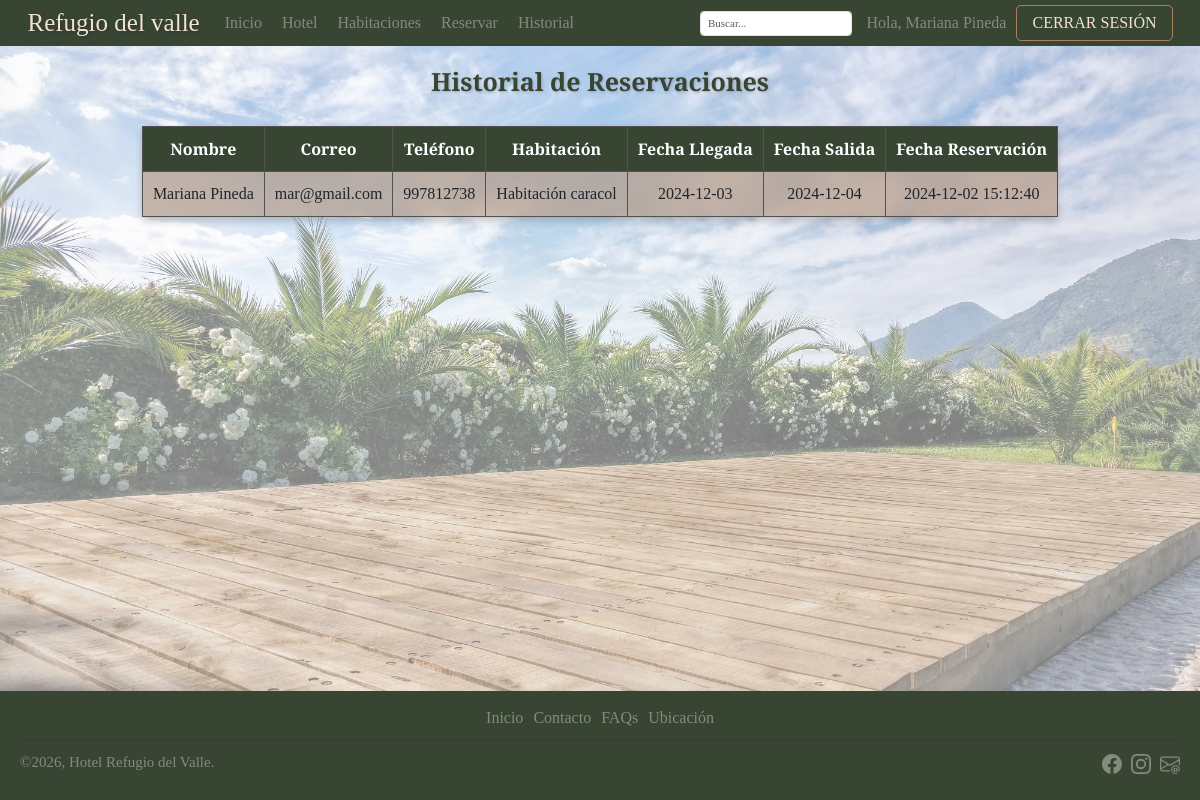
Page /historial_reservaciones.php (signed in) on the committed database.
### tables this page shows
CREATE TABLE `reservaciones` (
  `id` int(11) NOT NULL,
  `habitacion_id` int(11) NOT NULL,
  `nombre` varchar(255) NOT NULL,
  `email` varchar(255) NOT NULL,
  `telefono` varchar(20) DEFAULT NULL,
  `fecha_llegada` date NOT NULL,
  `fecha_salida` date NOT NULL,
  `fecha_reservacion` datetime NOT NULL DEFAULT current_timestamp()
);

CREATE TABLE `habitaciones` (
  `id` int(11) NOT NULL,
  `titulo` varchar(255) NOT NULL,
  `precio` decimal(10,2) NOT NULL,
  `imagen` varchar(255) NOT NULL,
  `descripcion` text NOT NULL,
  `fecha_creacion` timestamp NOT NULL DEFAULT current_timestamp(),
  `categoria` enum('Estandar','Superior') NOT NULL DEFAULT 'Estandar',
  `disponibilidad` tinyint(1) NOT NULL DEFAULT 1
);

### historial_reservaciones.php (the view, shortened to what this page needs)
<?php
include $_SERVER['DOCUMENT_ROOT'] . '/public/header.php';
$id_usuario = $_SESSION['id_usuario'];
try {
    $sql = "SELECT r.nombre, r.email, r.telefono, r.fecha_llegada, r.fecha_salida, r.fecha_reservacion, h.titulo AS habitacion
            FROM reservaciones r
            JOIN habitaciones h ON r.habitacion_id = h.id
            WHERE r.email = (SELECT email FROM usuarios WHERE id_usuario = ?)";
    $stmt = $conn->prepare($sql);
    $stmt->execute([$id_usuario]);
    $reservaciones = $stmt->fetchAll(PDO::FETCH_ASSOC);
} catch (PDOException $e) {
    echo "Error al obtener el historial de reservaciones: " . $e->getMessage();
    exit();
}
?>
<!DOCTYPE html>
<html lang="es">
<head>
    <link rel="stylesheet" href="/public/css/estilo-historial.css">
</head>
<body>
    <div class="overlay"></div>
    <main class="contenedor-historial">
        <h1>Historial de Reservaciones</h1>
        <?php if (empty($reservaciones)): ?>
            <p class="mensaje-sin-datos">No tienes reservaciones registradas.</p>
        <?php else: ?>
            <table class="tabla-historial">
                <thead>
                    <tr>
                        <th>Nombre</th>
                        <th>Correo</th>
                        <th>Teléfono</th>
                        <th>Habitación</th>
                        <th>Fecha Llegada</th>
                        <th>Fecha Salida</th>
                        <th>Fecha Reservación</th>
                    </tr>
                </thead>
                <tbody>
                    <?php foreach ($reservaciones as $reservacion): ?>
                        <tr>
                            <td><?= htmlspecialchars($reservacion['nombre']); ?></td>
                            <td><?= htmlspecialchars($reservacion['email']); ?></td>
                            <td><?= htmlspecialchars($reservacion['telefono'] ?: 'N/A'); ?></td>
                            <td><?= htmlspecialchars($reservacion['habitacion']); ?></td>
                            <td><?= htmlspecialchars($reservacion['fecha_llegada']); ?></td>
                            <td><?= htmlspecialchars($reservacion['fecha_salida']); ?></td>
                            <td><?= htmlspecialchars($reservacion['fecha_reservacion']); ?></td>
                        </tr>
                    <?php endforeach; ?>
                </tbody>
            </table>
        <?php endif; ?>
    </main>
    <?php include 'footer.php'; ?>
</body>
</html>

### css/index.css (style rules this page uses)
:root { --fondo: #f4f4f4; --primario: #F4E2D1; --secundario: #384533; --verdeClaro: #d2d3c1; --colorLinks: #818c7b; --arcilla: #ab8160; --grisOscuro: #515151; --blanco: #ffffff; }
html { box-sizing: border-box; font-size: 62.5%; }
*, *:before, *:after { box-sizing: inherit; }
body { font-family: 'Merriweather'; font-size: 1.6rem; background-color: var(--fondo); }
h1 { color: var(--primario); text-shadow: 0.1rem 0.1rem 0.3rem rgba(0, 0, 0, 0.2); margin: 0; }

### css/estilo-historial.css (style rules this page uses)
:root { --secundario: #384533; --verdeClaro: #d2d3c1; --colorLinks: #818c7b; --arcilla: #ab8160; --grisOscuro: #515151; --blanco: #ffffff; --cafe: #644938; }
html, body { height: 100%; margin: 0; display: flex; flex-direction: column; }
main { flex: 1; }
body { background-image: url('../images/fondo-formulario.jpg'); background-size: cover; background-repeat: no-repeat; background-position: center; background-attachment: fixed; }
.overlay { position: absolute; top: 0; left: 0; width: 100%; height: 100%; background-color: rgba(255, 255, 255, 0.5); z-index: -1; }
.contenedor-historial { max-width: 80%; margin: 2rem auto; display: flex; flex-direction: column; align-items: center; text-align: center; }
.contenedor-historial h1 { font-size: 2.5rem; font-weight: bold; color: var(--secundario); margin-bottom: 1rem; }
.tabla-historial { width: 100%; border-collapse: collapse; margin-top: 2rem; backdrop-filter: blur(10px); background-color: rgba(171, 129, 96, 0.5); box-shadow: 0 4px 8px rgba(0, 0, 0, 0.2); }
.tabla-historial th, .tabla-historial td { border: 1px solid var(--grisOscuro); padding: 1rem; text-align: center; }
.tabla-historial th { background-color: var(--secundario); color: var(--blanco); }

### rows in the picture
reservaciones: nombre "Mariana Pineda", email "mar@gmail.com", telefono "997812738", habitacion.titulo "Habitación caracol", fecha_llegada "2024-12-03", fecha_salida "2024-12-04", fecha_reservacion "2024-12-02 15:12:40"

### other values in the picture
$nombreUsuario "Mariana Pineda"
